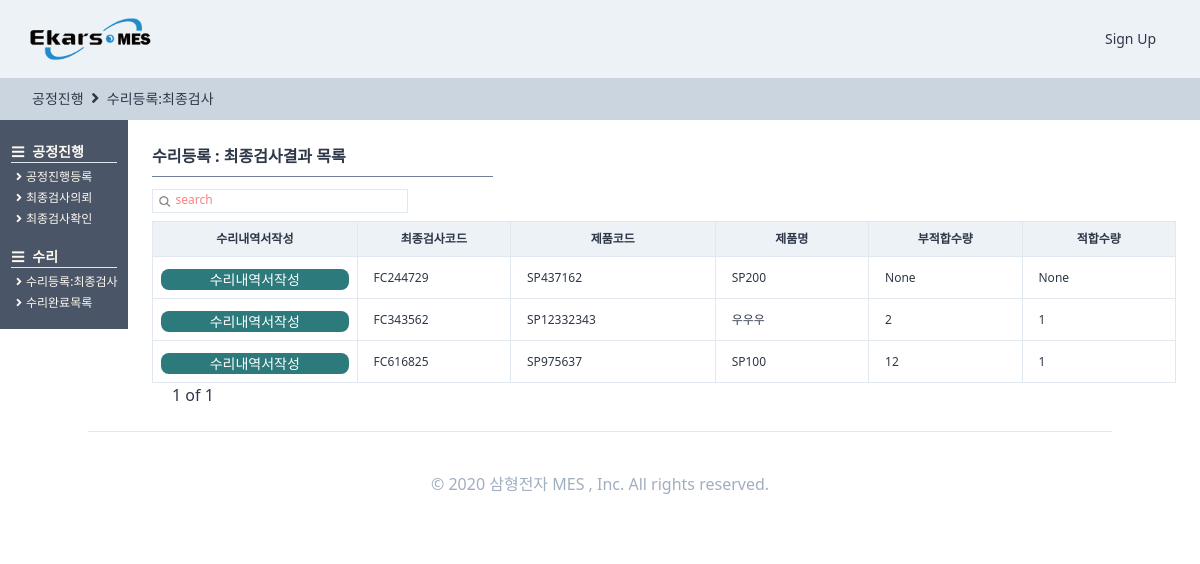
/producemanages/finalchecklist/, run on an earlier commit of the app's database.
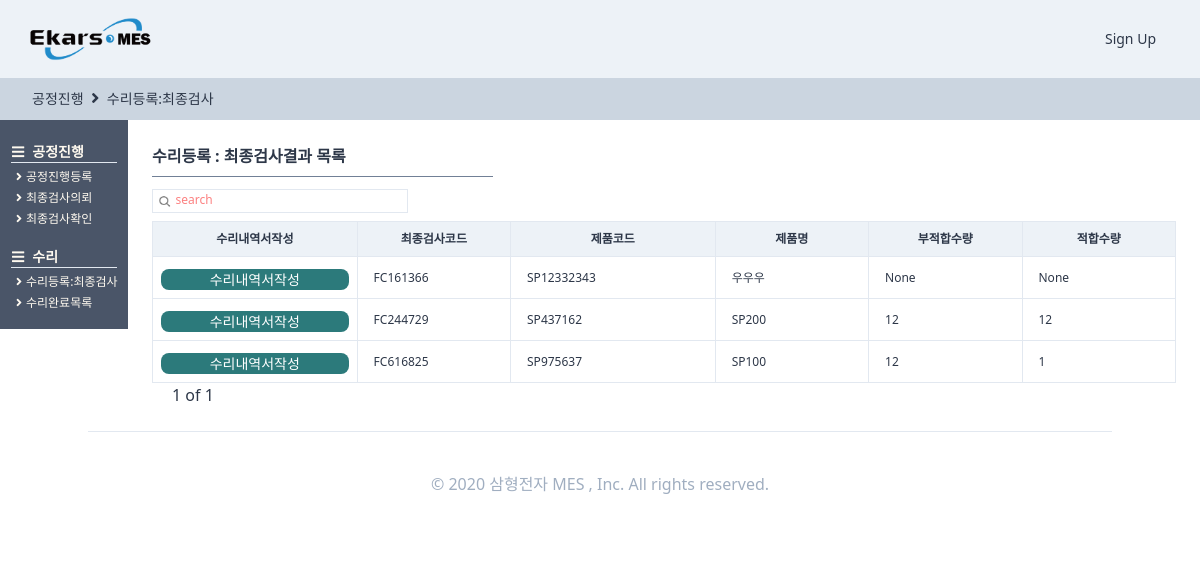
And on a later commit of the database.
### qualitycontrols/models.py (models this page shows, shortened)
class FinalCheckRegister(TimeStampedModel):
    OK = "OK"
    NO = "NO"
    OKNO_CHOICES = (
        (OK, "OK"),
        (NO, "NO"),
    )
    있음 = "있음"
    없음 = "없음"
    있음없음_CHOICES = (
        (있음, "있음"),
        (없음, "없음"),
    )
    전원전압_CHOICES = (
        ("DC 24V", "DC 24V"),
        ("AC 220V", "AC 220V"),
    )
    POWERTRANS_CHOICES = (
        ("T-EPD2083-01", "T-EPD2083-01"),
        ("T-EPB2032-01", "T-EPB2032-01"),
        ("T-EPA2403-01", "T-EPA2403-01"),
        ("T-EPA2243-01", "T-EPA2243-01"),
        ("T-EPA2123-01", "T-EPA2123-01"),
        ("T-EWA2240-01", "T-EWA2240-01"),
        ("EWA2120-01", "EWA2120-01"),
        ("R-EWA2360-01", "R-EWA2360-01"),
    )
    FUSE_전_ULUSA_CHOICES = (
        ("31.8mm 1A", "31.8mm 1A"),
        ("31.8mm 2A", "31.8mm 2A"),
        ("31.8mm 3A", "31.8mm 3A"),
        ("31.8mm 4A", "31.8mm 4A"),
        ("31.8mm 5A", "31.8mm 5A"),
        ("31.8mm 10A", "31.8mm 10A"),
        ("31.8mm 15A", "31.8mm 15A"),
        ("20mm 2A", "20mm 2A"),
        ("20mm 3.15A", "20mm 3.15A"),
        ("20mm 5A", "20mm 5A"),
    )
    LABEL_인쇄물_CHOICES = (
        ("후면 좌측", "후면 좌측"),
        ("후면 우측", "후면 우측"),
        ("후면 중심", "후면 중심"),
        ("후면 우측아래", "후면 우측아래"),
        ("후면 좌측아래", "후면 좌측아래"),
    )
    수리비_CHOICES = (
        ("무상", "무상"),
        ("유상", "유상"),
    )
    택배_CHOICES = (
        ("선불", "선불"),
        ("신용", "신용"),
        ("착불", "착불"),
    )
    최종검사코드 = models.CharField(max_length=20, null=True, blank=True,)
    최종검사의뢰 = models.OneToOneField(
        "FinalCheck", related_name="최종검사등록", on_delete=models.SET_NULL, null=True,
    )
    검시자 = models.ForeignKey(
        users_models.User, related_name="최종검사등록", on_delete=models.SET_NULL, null=True,
    )
    검시일 = models.DateField(auto_now=False, auto_now_add=False, null=True, blank=True)
    치명적불량 = models.CharField(max_length=20, null=True,)
    중불량 = models.CharField(max_length=20, null=True,)
    경불량 = models.CharField(max_length=20, null=True,)
    검사수준 = models.CharField(max_length=40, null=True,)
    샘플링방식 = models.CharField(max_length=20, null=True,)
    결점수 = models.CharField(max_length=20, null=True,)
    전원전압 = models.CharField(choices=전원전압_CHOICES, max_length=20, blank=True, null=True)
    POWERTRANS = models.CharField(
        choices=POWERTRANS_CHOICES, max_length=20, blank=True, null=True
    )
    FUSE_전_ULUSA = models.CharField(
        choices=FUSE_전_ULUSA_CHOICES, max_length=20, blank=True, null=True,
    )
    LABEL_인쇄물 = models.CharField(
        choices=LABEL_인쇄물_CHOICES, max_length=20, blank=True, null=True
    )
    기타출하위치 = models.CharField(max_length=50, null=True, blank=True,)
    내용물 = models.CharField(choices=있음없음_CHOICES, max_length=20, blank=True, null=True)
    포장검사 = models.CharField(choices=OKNO_CHOICES, max_length=20, blank=True, null=True)
    동작검사 = models.CharField(choices=OKNO_CHOICES, max_length=20, blank=True, null=True)
    내부검사 = models.CharField(choices=OKNO_CHOICES, max_length=20, blank=True, null=True)
    외관검사 = models.CharField(choices=OKNO_CHOICES, max_length=20, blank=True, null=True)
    내압검사_DC = models.CharField(
        choices=OKNO_CHOICES, max_length=20, blank=True, null=True
    )
    내압검사_AC = models.CharField(
        choices=OKNO_CHOICES, max_length=20, blank=True, null=True
    )
    내용물확인 = models.CharField(choices=OKNO_CHOICES, max_length=20, blank=True, null=True)
    가_감전압 = models.CharField(max_length=50, blank=True, null=True)
    HI_POT_내부검사 = models.CharField(max_length=50, blank=True, null=True)
    특이사항 = models.TextField(max_length=80, blank=True, null=True)
    부적합수량 = models.IntegerField(null=True)
    적합수량 = models.IntegerField(null=True)
    제품 = models.ForeignKey(
        SI_models.SingleProduct,
        related_name="최종검사등록",
        on_delete=models.SET_NULL,
        null=True,
    )
    동작이상유무 = models.CharField(max_length=100, null=True, blank=True)
    외형이상유무 = models.CharField(max_length=100, null=True, blank=True)
    수리내역 = models.CharField(max_length=100, null=True, blank=True)
    특기사항 = models.CharField(max_length=100, null=True, blank=True)
    수리자 = models.ForeignKey(
        users_models.User,
        related_name="AS총괄장수리",
        on_delete=models.SET_NULL,
        null=True,
        blank=True,
    )
    수리비 = models.CharField(choices=수리비_CHOICES, max_length=100, blank=True, null=True)
    기본요금 = models.IntegerField(null=True, blank=True)
    부품비 = models.IntegerField(null=True, blank=True)
    택배 = models.CharField(choices=택배_CHOICES, max_length=100, blank=True, null=True)
    화물 = models.CharField(max_length=100, null=True, blank=True)
    발송날짜 = models.DateField(auto_now=False, auto_now_add=False, null=True, blank=True)
    발송자 = models.ForeignKey(
        users_models.User,
        related_name="AS총괄장발송",
        on_delete=models.SET_NULL,
        null=True,
        blank=True,
    )
    입금확인 = models.DateField(auto_now=False, auto_now_add=False, null=True, blank=True)
    비고 = models.CharField(max_length=100, null=True, blank=True)
    class Meta:
        verbose_name = "최종검사결과등록"
        verbose_name_plural = "최종검사결과등록"

### StandardInformation/models.py (models this page shows, shortened)
class SingleProduct(TimeStampedModel):
    작성자 = models.ForeignKey(
        "users.User", related_name="단품제품작성자", on_delete=models.SET_NULL, null=True
    )
    작성일 = models.DateField(auto_now=True, auto_now_add=False)
    모델코드 = models.CharField(max_length=80, blank=True)
    모델명 = models.CharField(max_length=30, blank=True)
    규격 = models.CharField(max_length=80, blank=True)
    단위 = models.CharField(max_length=10, blank=True)
    단가 = models.IntegerField(null=True)
    class Meta:
        verbose_name = "단품제품"
        verbose_name_plural = "단품제품"

### producemanages/views.py (the view, shortened to what this page needs)
# urls.py: path("finalchecklist/", views.finalchecklist, name="finalchecklist"),
def finalchecklist(request):
    user = request.user
    search = request.GET.get("search")
    if search is None:
        l_order = []
        최종검사 = QC_models.FinalCheckRegister.objects.exclude(부적합수량=0).order_by(
            "-created"
        )
        for s in 최종검사:
            try:
                s.수리내역서
            except:
                l_order.append(s)
        s_bool = False
    pagediv = 7
    totalpage = int(math.ceil(len(l_order) / pagediv))
    paginator = Paginator(l_order, pagediv, orphans=0)
    page = request.GET.get("page", "1")
    l_order = paginator.get_page(page)
    nextpage = int(page) + 1
    previouspage = int(page) - 1
    notsamebool = True
    nonpage = False
    if totalpage == 0:
        nonpage = True
    if int(page) == totalpage:
        notsamebool = False
    if (search is None) or (search == ""):
        search = "search"
    return render(
        request,
        "producemanages/finalchecklist.html",
        {
            "s_order": l_order,
            "search": search,
            "page": page,
            "totalpage": totalpage,
            "notsamebool": notsamebool,
            "nextpage": nextpage,
            "previouspage": previouspage,
            "s_bool": s_bool,
            "nonpage": nonpage,
        },
    )

### templates/producemanages/finalchecklist.html (shortened to what this page needs)
{%extends "producemanages/producehome.html"%}
{%load static%}
{%block head_title%}
<i class="fas fa-angle-right text-base mx-1"></i>
<a href="{%url "producemanages:finalchecklist"%}" class="hover:font-bold">
    수리등록:최종검사
</a>
{%endblock head_title %}
{%block main_contens%}
<div class="flex flex-col">
    <div class="w-full h-full pl-32 -mt-6 font-semibold pt-12 flex flex-col">
        <div class="flex flex-col p-6 w-full ">
            <span class="border-b w-1/3 mb-3 border-gray-600 pb-2 font-semibold text-base">수리등록 : 최종검사결과 목록 </span>
            <div class="w-64 border h-6 mb-2">
                <form method="get" action="" class="w-full flex ">
                    <button class="w-4 h-4 mt-1 ml-1  rounded-xl bg-cover bg-center"
                        style="background-image:url({% static 'img/search.png' %});"></button>
                    <input name="search" placeholder={{search}}
                        class="ml-1 w-full border-none search-box text-xs font-medium placeholder-red-400 focus: outline-none" />
                </form>
            </div>
            <div class="flex ">
                <div class="flew flex-col">
                    <table class="table-fixed font-light text-xs w-full">
                        <thead>
                            <tr>
                                <th class="border bg-gray-200 px-2 py-2 w-32">수리내역서작성</th>
                                <th class="border bg-gray-200 px-4 py-2 w-24">최종검사코드</th>
                                <th class="border bg-gray-200 px-4 py-2 w-32">제품코드</th>
                                <th class="border bg-gray-200 px-4 py-2 w-24">제품명</th>
                                <th class="border bg-gray-200 px-4 py-2 w-24">부적합수량</th>
                                <th class="border bg-gray-200 px-4 py-2 w-24">적합수량</th>
                            </tr>
                        </thead>
                        <tbody>
                            {%for list in s_order%}
                            <tr>
                                <td class="border px-2 py-2 font-bold
                            text-blue-800 justify-center">
                                    <a href="{%url "producemanages:repairregister" list.pk %}">
                                        <div
                                            class="btn-link hover:bg-blue-800 bg-teal-700 hover:font-bold mt-1 mb-0  w-full">
                                            수리내역서작성
                                        </div>
                                    </a>
                                </td>
                                <td class="border px-4 py-2  hover:text-blue-700 hover:font-bold "><a
                                        href="{%url "producemanages:finalcheckdetail" list.pk %}">
                                        {{list.최종검사코드}}</a></td>
                                <td class="border px-4 py-2">{{list.제품.모델코드}}</td>
                                <td class="border px-4 py-2">{{list.제품.모델명}}</td>
                                <td class="border px-4 py-2">{{list.부적합수량}}</td>
                                <td class="border px-4 py-2">{{list.적합수량}}</td>
                            </tr>
                            {%endfor%}
                        </tbody>
                    </table>
                    {%if nonpage%}
                    {%else%}
                    <div class="flex ml-2">
                        <span class="mx-3 font-medium  text-base">{{page}} of
                            {{totalpage}}</span>
                    </div>
                    {%endif%}
                </div>
            </div>
        </div>
    </div>
</div>
{%endblock main_contens %}

What changed in the data, as far as the page shows it:
removed FinalCheckRegister: 최종검사코드 "FC343562", 제품.모델코드 "SP12332343", 제품.모델명 "우우우", 부적합수량 "2", 적합수량 "1"
added FinalCheckRegister: 최종검사코드 "FC161366", 제품.모델코드 "SP12332343", 제품.모델명 "우우우", 부적합수량 "None", 적합수량 "None"
changed FinalCheckRegister "FC244729": 부적합수량 "None" → "12"; 적합수량 "None" → "12"
